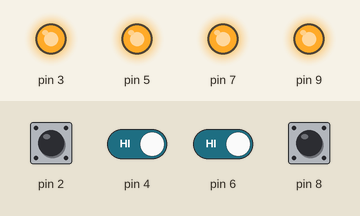
This sketch was run on a simulated Arduino Uno, built with avr-gcc and run on an emulated ATmega328P. On the bench: output pins drawn as LEDs (lit = HIGH). Dashed ring = blinking. The inputs (shaded band) are chosen by the test bench; at power-on: pin 2, pin 4, pin 6, pin 8 HIGH.

Above: at 1.2 s.
1.3 s: pin 2 pulled LOW for 0.15 s
At 3.6 s:
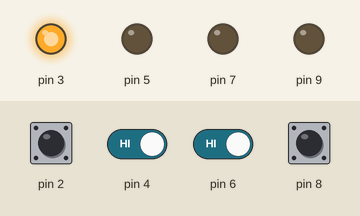
4.3 s: pin 2 driven LOW and pin 4 driven LOW
At 6.51 s:
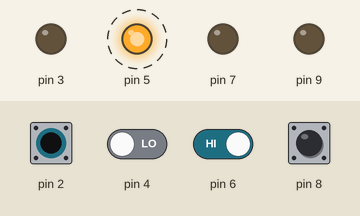
7.3 s: pin 4 driven HIGH and pin 6 driven LOW
10.3 s: pin 6 driven HIGH
At 11.79 s:
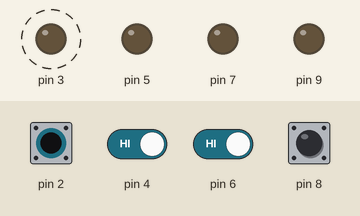
13.3 s: pin 6 driven LOW
16.3 s: pin 4 driven LOW
At 19.1 s:
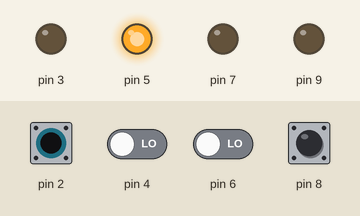
Timing chart, 0 to 23.7 s (numbered marks = the images above; inputs shaded):
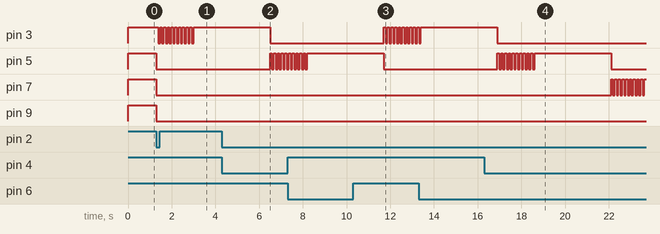

The sketch:

Rommenator.ino
```cpp
//********************************************//
//**************** Romménator ****************//
//********************************************//
//* Version : 1.0                            *//
//* Author  : Tobias Vogel                   *//
//* Für mehr als 4 Spieler können die        *//
//* ausgeklammerten Zeilen eingefügt werden. *//
//********************************************//

void setup() {
  //Eingänge vorbereiten

  pinMode(2, INPUT_PULLUP);
  pinMode(4, INPUT_PULLUP);
  pinMode(6, INPUT_PULLUP);
  pinMode(8, INPUT_PULLUP);
  //pinMode(10, INPUT_PULLUP);
  //pinMode(12, INPUT_PULLUP);

  //Ausgänge vorbereiten

  pinMode(3, OUTPUT);
  pinMode(5, OUTPUT);
  pinMode(7, OUTPUT);
  pinMode(9, OUTPUT);
  //pinMode(11, OUTPUT);
  //pinMode(13, OUTPUT);

  digitalWrite(3, HIGH); //Alles wieder an
  digitalWrite(5, HIGH);
  digitalWrite(7, HIGH);
  digitalWrite(9, HIGH);
  //digitalWrite(11, HIGH);
  //digitalWrite(13, HIGH);
}

void klopfwin(int pin){

    digitalWrite(3, LOW); //Alles aus
    digitalWrite(5, LOW);
    digitalWrite(7, LOW);
    digitalWrite(9, LOW);
    //digitalWrite(11, LOW);
    //digitalWrite(13, LOW);

    for (int i = 0; i < 10; i++)
    {
      digitalWrite(pin, HIGH);
      delay(85);
      digitalWrite(pin, LOW);
      delay(85);
    }

    digitalWrite(pin, HIGH);
    delay(3500); //Wartezeit bis neustart
    digitalWrite(pin, LOW);

    digitalWrite(3, HIGH); //Alles wieder an
    digitalWrite(5, HIGH);
    digitalWrite(7, HIGH);
    digitalWrite(9, HIGH);
    //digitalWrite(11, HIGH);
    //digitalWrite(13, HIGH);
}

void loop() {

  //Nacheinander werden die Eingangspins abgefragt, und wenn einer "LOW" ist, wird "klopfwin" gesprungen.
  //Hier wird der Gewinner angezeigt.

       if (digitalRead(2) == LOW) {klopfwin(3);}
       if (digitalRead(4) == LOW) {klopfwin(5);}
       if (digitalRead(6) == LOW) {klopfwin(7);}
       if (digitalRead(8) == LOW) {klopfwin(9);}
       //if (digitalRead(10) == LOW) {klopfwin(11);}
       //if (digitalRead(12) == LOW){klopfwin(13);}
}
```

Measured:
- after the input at 1.3 s, pin 3: alternates HIGH for 0.09 s and LOW for 0.09 s, 20 changes in all, then stays HIGH, starting after 0.09 s; pin 5, pin 7, pin 9: HIGH → LOW at once
- after the input at 4.3 s, pin 3: HIGH → LOW after 2.2 s; pin 7, pin 9: stays LOW (without the input it goes to HIGH after 2.2 s)
- after the input at 10.3 s, pin 3: alternates HIGH for 0.09 s and LOW for 0.09 s, starting after 1.4 s; pin 7: stops changing and stays LOW
- after the input at 16.3 s, pin 3: goes on until 16.9 s, then stays LOW; pin 5: goes 10 × (HIGH 0.09 s, LOW 0.09 s), HIGH 3.5 s, then LOW, starting after 0.60 s
